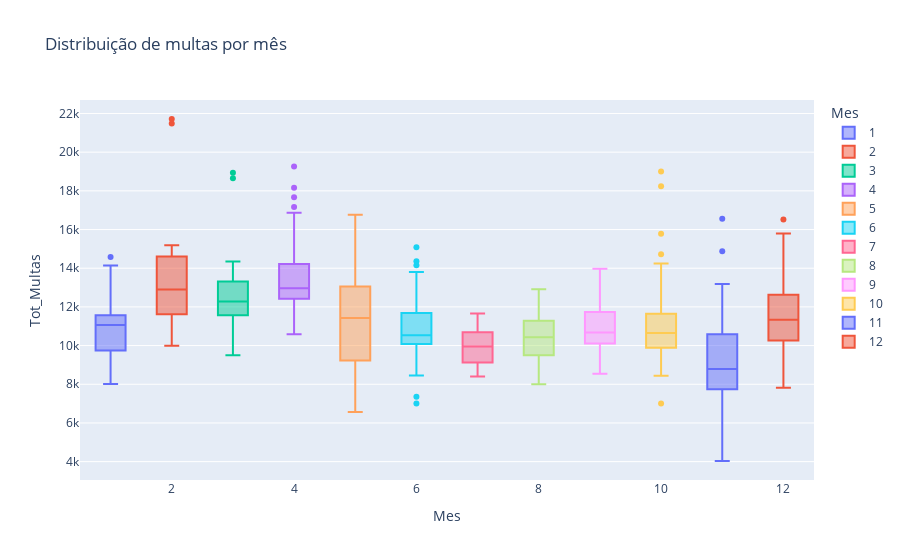

The notebook cell saved with this chart:
### Code cell
#Distribuição 
px.box(
    multa_dia,
    x='Mes',
    y='Tot_Multas',
    color='Mes',
    title='Distribuição de multas por mês'
)

### Figure 1 — Plotly figure (JSON) as saved in the notebook; plotly's stock layout.template omitted (floating-point values rounded to 4 significant figures)
{"data": [{"alignmentgroup": "True", "hovertemplate": "Mes=%{x}<br>Tot_Multas=%{y}<extra></extra>", "legendgroup": "1", "marker": {"color": "#636efa"}, "name": "1", "notched": false, "offsetgroup": "1", "orientation": "v", "showlegend": true, "type": "box", "x": [1, 1, 1, 1, 1, 1, 1, 1, 1, 1, 1, 1, 1, 1, 1, 1, 1, 1, 1, 1, 1, 1, 1, 1, 1, 1, 1, 1, 1, 1, 1], "x0": " ", "xaxis": "x", "y": [8533, 13146, 12012, 11248, 11159, 10167, 11150, 8321, 8788, 8520, 8008, 11553, 9564, 10799, 8761, 9670, 10299, 11576, 11487, 11246, 14586, 10223, 9998, 10691, 10912, 11103, 12401, 13628, 11067, 14135, 12187], "y0": " ", "yaxis": "y"}, {"alignmentgroup": "True", "hovertemplate": "Mes=%{x}<br>Tot_Multas=%{y}<extra></extra>", "legendgroup": "2", "marker": {"color": "#EF553B"}, "name": "2", "notched": false, "offsetgroup": "2", "orientation": "v", "showlegend": true, "type": "box", "x": [2, 2, 2, 2, 2, 2, 2, 2, 2, 2, 2, 2, 2, 2, 2, 2, 2, 2, 2, 2, 2, 2, 2, 2, 2, 2, 2, 2], "x0": " ", "xaxis": "x", "y": [11218, 11569, 13506, 12327, 11417, 9994, 11294, 14704, 13394, 12463, 14952, 10230, 14511, 13735, 13051, 13149, 12544, 13820, 10624, 12048, 11664, 12366, 15191, 12739, 21477, 21715, 14993, 15133], "y0": " ", "yaxis": "y"}, {"alignmentgroup": "True", "hovertemplate": "Mes=%{x}<br>Tot_Multas=%{y}<extra></extra>", "legendgroup": "3", "marker": {"color": "#00cc96"}, "name": "3", "notched": false, "offsetgroup": "3", "orientation": "v", "showlegend": true, "type": "box", "x": [3, 3, 3, 3, 3, 3, 3, 3, 3, 3, 3, 3, 3, 3, 3, 3, 3, 3, 3, 3, 3, 3, 3, 3, 3, 3, 3, 3, 3, 3, 3], "x0": " ", "xaxis": "x", "y": [18936, 18655, 12157, 12275, 9503, 14031, 11579, 11271, 10105, 11899, 11003, 10979, 11574, 12563, 12339, 13798, 12569, 13343, 11273, 10645, 12221, 13081, 14022, 13757, 13008, 11748, 11576, 14342, 12214, 12984, 13211], "y0": " ", "yaxis": "y"}, {"alignmentgroup": "True", "hovertemplate": "Mes=%{x}<br>Tot_Multas=%{y}<extra></extra>", "legendgroup": "4", "marker": {"color": "#ab63fa"}, "name": "4", "notched": false, "offsetgroup": "4", "orientation": "v", "showlegend": true, "type": "box", "x": [4, 4, 4, 4, 4, 4, 4, 4, 4, 4, 4, 4, 4, 4, 4, 4, 4, 4, 4, 4, 4, 4, 4, 4, 4, 4, 4, 4, 4, 4], "x0": " ", "xaxis": "x", "y": [11691, 10583, 12795, 12619, 13237, 14175, 12679, 13456, 11193, 11253, 11455, 13132, 12741, 18161, 17162, 12422, 16867, 11647, 10864, 12624, 19261, 14933, 14090, 17675, 14224, 13316, 14058, 12619, 15075, 12525], "y0": " ", "yaxis": "y"}, {"alignmentgroup": "True", "hovertemplate": "Mes=%{x}<br>Tot_Multas=%{y}<extra></extra>", "legendgroup": "5", "marker": {"color": "#FFA15A"}, "name": "5", "notched": false, "offsetgroup": "5", "orientation": "v", "showlegend": true, "type": "box", "x": [5, 5, 5, 5, 5, 5, 5, 5, 5, 5, 5, 5, 5, 5, 5, 5, 5, 5, 5, 5, 5, 5, 5, 5, 5, 5, 5, 5, 5, 5, 5], "x0": " ", "xaxis": "x", "y": [12489, 14937, 14668, 14144, 16248, 16765, 9140, 8143, 12599, 11647, 10678, 15285, 9483, 8253, 6774, 10567, 10468, 8511, 8635, 9827, 7547, 6569, 13820, 12184, 13045, 11643, 13056, 11423, 10876, 11539, 10711], "y0": " ", "yaxis": "y"}, {"alignmentgroup": "True", "hovertemplate": "Mes=%{x}<br>Tot_Multas=%{y}<extra></extra>", "legendgroup": "6", "marker": {"color": "#19d3f3"}, "name": "6", "notched": false, "offsetgroup": "6", "orientation": "v", "showlegend": true, "type": "box", "x": [6, 6, 6, 6, 6, 6, 6, 6, 6, 6, 6, 6, 6, 6, 6, 6, 6, 6, 6, 6, 6, 6, 6, 6, 6, 6, 6, 6, 6, 6], "x0": " ", "xaxis": "x", "y": [8452, 11073, 11662, 10500, 10731, 11752, 10086, 12071, 11683, 13802, 10849, 10253, 15085, 10638, 14153, 14358, 7357, 7007, 13663, 9562, 9302, 9816, 10199, 10286, 10183, 10637, 10101, 10080, 9109, 10574], "y0": " ", "yaxis": "y"}, {"alignmentgroup": "True", "hovertemplate": "Mes=%{x}<br>Tot_Multas=%{y}<extra></extra>", "legendgroup": "7", "marker": {"color": "#FF6692"}, "name": "7", "notched": false, "offsetgroup": "7", "orientation": "v", "showlegend": true, "type": "box", "x": [7, 7, 7, 7, 7, 7, 7, 7, 7, 7, 7, 7, 7, 7, 7, 7, 7, 7, 7, 7, 7, 7, 7, 7, 7, 7, 7, 7, 7, 7, 7], "x0": " ", "xaxis": "x", "y": [9472, 10572, 10208, 10737, 9076, 9737, 9169, 10815, 9123, 10856, 11660, 11146, 9812, 10964, 10770, 8404, 9872, 10130, 10418, 10036, 9643, 11634, 8985, 9064, 9948, 8809, 9142, 10116, 10082, 8877, 8969], "y0": " ", "yaxis": "y"}, {"alignmentgroup": "True", "hovertemplate": "Mes=%{x}<br>Tot_Multas=%{y}<extra></extra>", "legendgroup": "8", "marker": {"color": "#B6E880"}, "name": "8", "notched": false, "offsetgroup": "8", "orientation": "v", "showlegend": true, "type": "box", "x": [8, 8, 8, 8, 8, 8, 8, 8, 8, 8, 8, 8, 8, 8, 8, 8, 8, 8, 8, 8, 8, 8, 8, 8, 8, 8, 8, 8, 8, 8, 8], "x0": " ", "xaxis": "x", "y": [9521, 9795, 9525, 9656, 10548, 8047, 8000, 10647, 8930, 10525, 10429, 12014, 8195, 8069, 11584, 11570, 10661, 11117, 9491, 8806, 9351, 12918, 10597, 11348, 11578, 12334, 9884, 10883, 10346, 10334, 11420], "y0": " ", "yaxis": "y"}, {"alignmentgroup": "True", "hovertemplate": "Mes=%{x}<br>Tot_Multas=%{y}<extra></extra>", "legendgroup": "9", "marker": {"color": "#FF97FF"}, "name": "9", "notched": false, "offsetgroup": "9", "orientation": "v", "showlegend": true, "type": "box", "x": [9, 9, 9, 9, 9, 9, 9, 9, 9, 9, 9, 9, 9, 9, 9, 9, 9, 9, 9, 9, 9, 9, 9, 9, 9, 9, 9, 9, 9, 9], "x0": " ", "xaxis": "x", "y": [10562, 10531, 9730, 10891, 13580, 10106, 10884, 10486, 12517, 9645, 10381, 10809, 10183, 8544, 11114, 11737, 10091, 10081, 11190, 12571, 12108, 10784, 12943, 10501, 9522, 11612, 9074, 10532, 11880, 13979], "y0": " ", "yaxis": "y"}, {"alignmentgroup": "True", "hovertemplate": "Mes=%{x}<br>Tot_Multas=%{y}<extra></extra>", "legendgroup": "10", "marker": {"color": "#FECB52"}, "name": "10", "notched": false, "offsetgroup": "10", "orientation": "v", "showlegend": true, "type": "box", "x": [10, 10, 10, 10, 10, 10, 10, 10, 10, 10, 10, 10, 10, 10, 10, 10, 10, 10, 10, 10, 10, 10, 10, 10, 10, 10, 10, 10, 10, 10, 10], "x0": " ", "xaxis": "x", "y": [14241, 15781, 10458, 9766, 10257, 9532, 11802, 10645, 9507, 9646, 11046, 11134, 10946, 11550, 9801, 10653, 12259, 10363, 11629, 10526, 11617, 9884, 8445, 11659, 9902, 10925, 10096, 19007, 18238, 14719, 7005], "y0": " ", "yaxis": "y"}, {"alignmentgroup": "True", "hovertemplate": "Mes=%{x}<br>Tot_Multas=%{y}<extra></extra>", "legendgroup": "11", "marker": {"color": "#636efa"}, "name": "11", "notched": false, "offsetgroup": "11", "orientation": "v", "showlegend": true, "type": "box", "x": [11, 11, 11, 11, 11, 11, 11, 11, 11, 11, 11, 11, 11, 11, 11, 11, 11, 11, 11, 11, 11, 11, 11, 11, 11, 11, 11, 11, 11, 11], "x0": " ", "xaxis": "x", "y": [5853, 9888, 6831, 7737, 6605, 9804, 10581, 9188, 10851, 9397, 13189, 14878, 12679, 12027, 16559, 10511, 9556, 11007, 7979, 7886, 5382, 7665, 5472, 4033, 9001, 7948, 7967, 8423, 8579, 8549], "y0": " ", "yaxis": "y"}, {"alignmentgroup": "True", "hovertemplate": "Mes=%{x}<br>Tot_Multas=%{y}<extra></extra>", "legendgroup": "12", "marker": {"color": "#EF553B"}, "name": "12", "notched": false, "offsetgroup": "12", "orientation": "v", "showlegend": true, "type": "box", "x": [12, 12, 12, 12, 12, 12, 12, 12, 12, 12, 12, 12, 12, 12, 12, 12, 12, 12, 12, 12, 12, 12, 12, 12, 12, 12, 12, 12, 12, 12, 12], "x0": " ", "xaxis": "x", "y": [9001, 7815, 8858, 8973, 9824, 10717, 10960, 11293, 10910, 9656, 10233, 11251, 8561, 11701, 11957, 12950, 15465, 12248, 10361, 12476, 12679, 11912, 16523, 13654, 11021, 15214, 12077, 11332, 12226, 15801, 13216], "y0": " ", "yaxis": "y"}], "layout": {"boxmode": "overlay", "legend": {"title": {"text": "Mes"}, "tracegroupgap": 0}, "title": {"text": "Distribuição de multas por mês"}, "xaxis": {"anchor": "y", "categoryarray": [1, 2, 3, 4, 5, 6, 7, 8, 9, 10, 11, 12], "categoryorder": "array", "domain": [0, 1], "title": {"text": "Mes"}}, "yaxis": {"anchor": "x", "domain": [0, 1], "title": {"text": "Tot_Multas"}}}}
